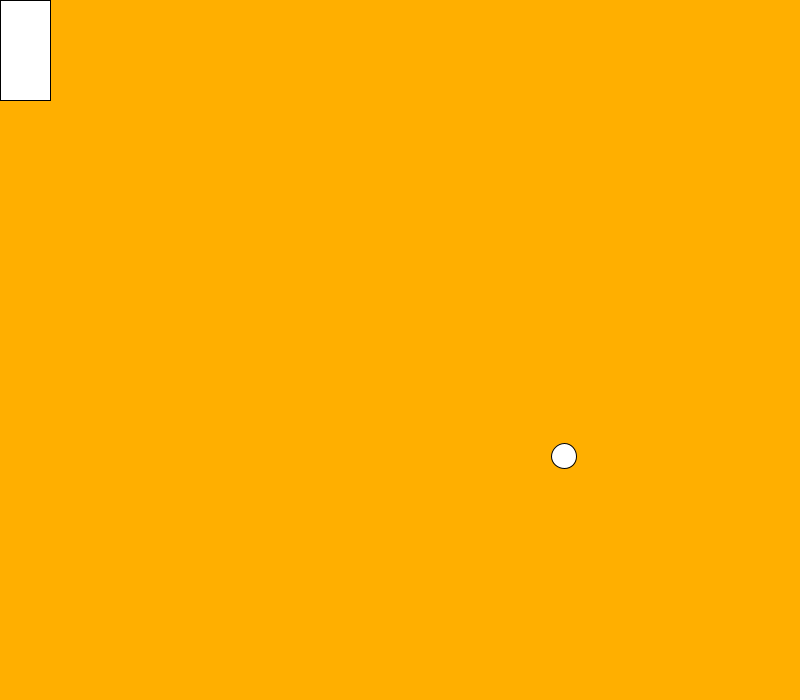
Frame 1 (no input)
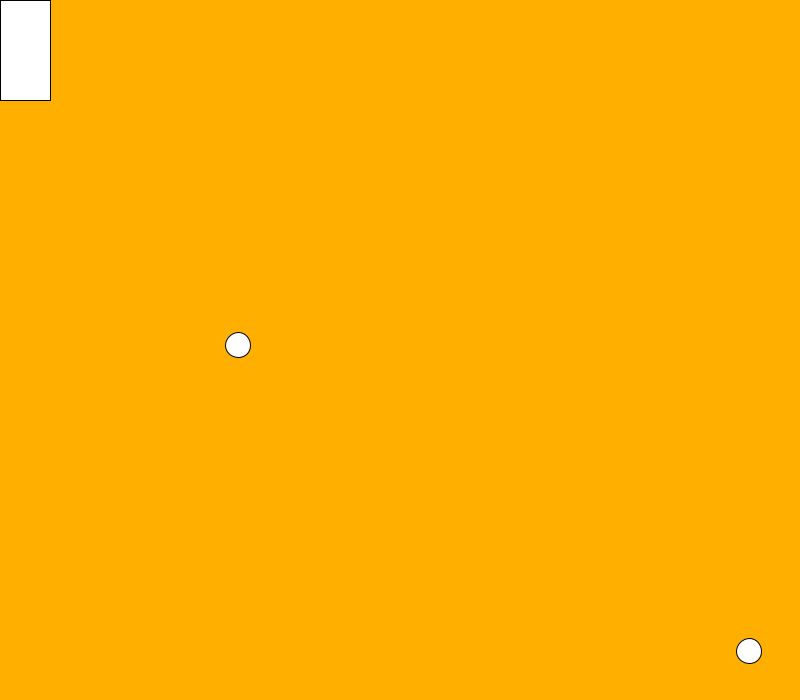
Frame 60 (the mouse pressed at the canvas centre just before this capture)
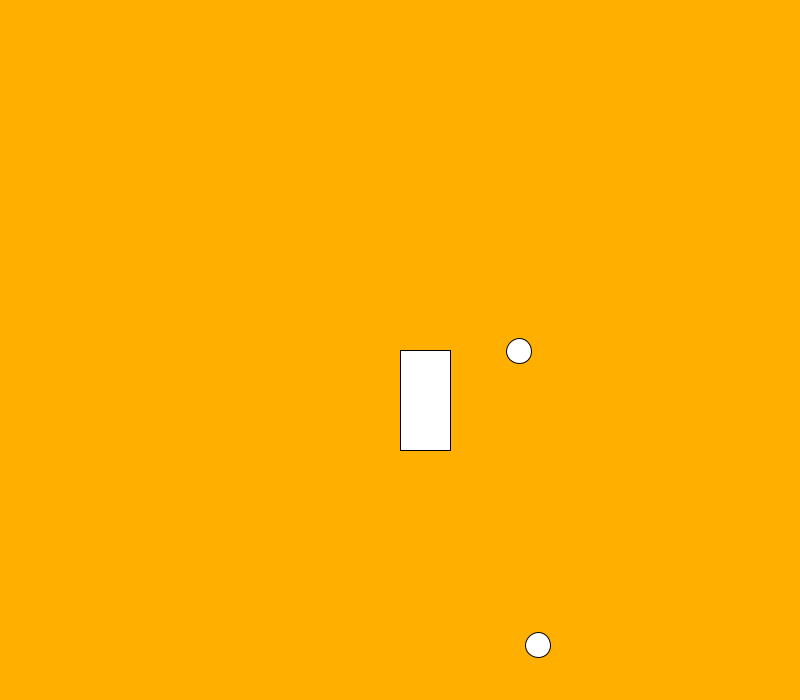
Frame 120 (the mouse held since frame 60 and released just before this capture)

The Processing sketch that drew these frames (run headless with seeded random() and noise(); from frame 60 on, the mouse is pressed at the canvas centre):

// Processing sketch: processing_104191
// ── processing_104191.pde

int ballX=23;
int ballY=50;
int ball2X=564;
int ball2Y=456;
int ballWidth=25;
int speedX = 5;
int speedY = 5;
int speed2X = 5;
int speed2Y = 5;
int rectX;
int rectY;
int rectWidth = 50;
int rectHeight = 100;

void setup() {
  size(800, 700);
  background(255, 175, 0);
  fill(255);
  rect(rectX, rectY, rectWidth, rectHeight);
}

void draw() {
    drawBalls();
    update();
    checkForCollisions();
    checkForStaticColls();
}

void drawBalls() {
  background(255, 175, 0);
  ellipse(ballX, ballY, ballWidth, ballWidth);
  ellipse(ball2X, ball2Y, ballWidth, ballWidth);
  rect(mouseX, mouseY, rectWidth, rectHeight);
}

void update() {
  ballX+=speedX;
  println(ballX);
  ballY+=speedY;
  println(ballY);
  ball2X+=speed2X;
  println(ball2X);
  ball2Y+=speed2Y;
  println(ball2Y);
  
  rectX=mouseX;
  rectY=mouseY;
}

void checkForCollisions() {
  if(ballX+ballWidth/2>width)
  {
      speedX*=-1;
  }
  if(ballY+ballWidth/2>height) {
      speedY*=-1;
  }
  else if(ballX-ballWidth/2<0)
  {
      speedX*=-1;
  }
  else if(ballY-ballWidth/2<0) {
      speedY*=-1;
  }
  
  if(ball2X>width)
  {
      speed2X*=-1;
  }
  if(ball2Y>height) {
      speed2Y*=-1;
  }
  else if(ball2X<0)
  {
      speed2X*=-1;
  }
  else if(ball2Y<0) {
      speed2Y*=-1;
  }
}

void checkForStaticColls() {
  if(ballX+ballWidth/2>rectX && ballX+ballWidth/2<rectX+rectHeight && ballY>rectY && ballY<rectY+rectHeight)
  {
    speedX*=-1;
  }
  
  if(ballX+ballWidth/2>rectX && ballX-ballWidth/2<rectX+rectWidth && ballY>rectY && ballY<rectY+ballWidth)
  {
    speedY*=-1;
  }
  
  
  if(ball2X+ballWidth/2>rectX && ball2X+ballWidth/2<rectX+rectHeight && ball2Y>rectY && ball2Y<rectY+rectHeight)
  {
    speed2X*=-1;
  }
  
  if(ball2X+ballWidth/2>rectX && ball2X+ballWidth/2<rectX+rectWidth && ball2Y>rectY && ball2Y<rectY+ballWidth)
  {
    speed2Y*=-1;
  }
  
  if(ballX==ball2X && ballY==ball2Y)
  {
    speedX*=-1;
  }
}
